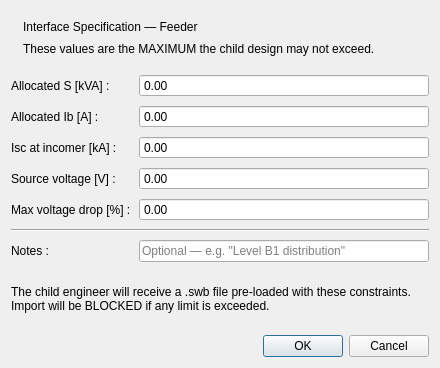
<?xml version="1.0" encoding="UTF-8"?>
<ui version="4.0">
 <class>StubSpecDialog</class>
 <widget class="QDialog" name="StubSpecDialog">
  <property name="windowTitle"><string>Interface Specification</string></property>
  <property name="minimumSize"><size><width>440</width><height>0</height></size></property>
  <layout class="QVBoxLayout" name="verticalLayout">
   <property name="spacing"><number>10</number></property>
   <item>
    <widget class="QWidget" name="hdr">
     <layout class="QVBoxLayout" name="hdrLayout">
      <property name="leftMargin"><number>12</number></property>
      <property name="topMargin"><number>8</number></property>
      <property name="rightMargin"><number>12</number></property>
      <property name="bottomMargin"><number>8</number></property>
      <item><widget class="QLabel" name="lblTitle"><property name="text"><string>Interface Specification — Feeder</string></property></widget></item>
      <item><widget class="QLabel" name="lblSub"><property name="text"><string>These values are the MAXIMUM the child design may not exceed.</string></property><property name="wordWrap"><bool>true</bool></property></widget></item>
     </layout>
    </widget>
   </item>
   <item>
    <layout class="QFormLayout" name="formLayout">
     <property name="horizontalSpacing"><number>8</number></property>
     <property name="verticalSpacing"><number>8</number></property>
     <item row="0" column="0"><widget class="QLabel" name="lblS"><property name="text"><string>Allocated S [kVA] :</string></property></widget></item>
     <item row="0" column="1"><widget class="QDoubleSpinBox" name="spinS"><property name="buttonSymbols"><enum>QAbstractSpinBox::NoButtons</enum></property></widget></item>
     <item row="1" column="0"><widget class="QLabel" name="lblIb"><property name="text"><string>Allocated Ib [A] :</string></property></widget></item>
     <item row="1" column="1"><widget class="QDoubleSpinBox" name="spinIb"><property name="buttonSymbols"><enum>QAbstractSpinBox::NoButtons</enum></property></widget></item>
     <item row="2" column="0"><widget class="QLabel" name="lblIsc"><property name="text"><string>Isc at incomer [kA] :</string></property></widget></item>
     <item row="2" column="1"><widget class="QDoubleSpinBox" name="spinIsc"><property name="buttonSymbols"><enum>QAbstractSpinBox::NoButtons</enum></property></widget></item>
     <item row="3" column="0"><widget class="QLabel" name="lblV"><property name="text"><string>Source voltage [V] :</string></property></widget></item>
     <item row="3" column="1"><widget class="QDoubleSpinBox" name="spinV"><property name="buttonSymbols"><enum>QAbstractSpinBox::NoButtons</enum></property></widget></item>
     <item row="4" column="0"><widget class="QLabel" name="lblVd"><property name="text"><string>Max voltage drop [%] :</string></property></widget></item>
     <item row="4" column="1"><widget class="QDoubleSpinBox" name="spinVd"><property name="buttonSymbols"><enum>QAbstractSpinBox::NoButtons</enum></property></widget></item>
     <item row="5" column="0" colspan="2"><widget class="Line" name="lineSep"><property name="orientation"><enum>Qt::Horizontal</enum></property></widget></item>
     <item row="6" column="0"><widget class="QLabel" name="lblNotes"><property name="text"><string>Notes :</string></property></widget></item>
     <item row="6" column="1"><widget class="QLineEdit" name="editNotes"><property name="placeholderText"><string>Optional — e.g. "Level B1 distribution"</string></property></widget></item>
    </layout>
   </item>
   <item><widget class="QLabel" name="lblNote"><property name="text"><string>The child engineer will receive a .swb file pre-loaded with these constraints. Import will be BLOCKED if any limit is exceeded.</string></property><property name="wordWrap"><bool>true</bool></property></widget></item>
   <item>
    <widget class="QDialogButtonBox" name="buttonBox">
     <property name="standardButtons"><set>QDialogButtonBox::Cancel|QDialogButtonBox::Ok</set></property>
    </widget>
   </item>
  </layout>
 </widget>
 <resources/><connections/>
</ui>
